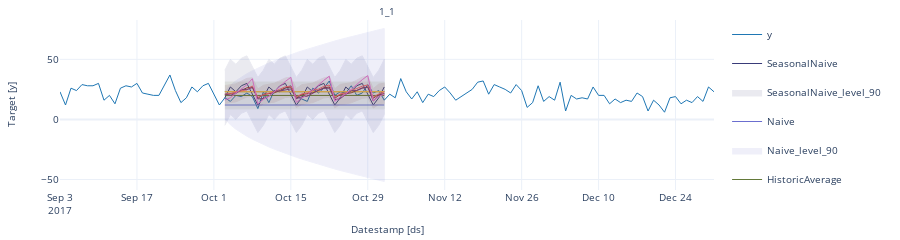
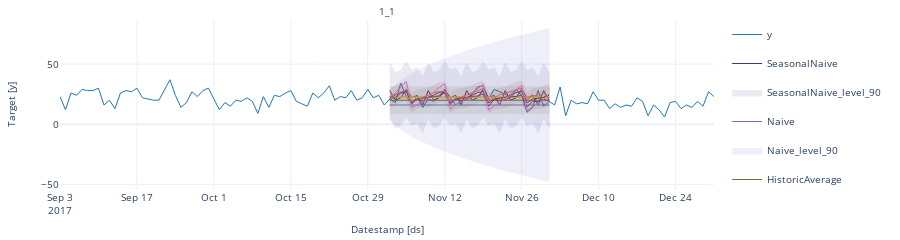
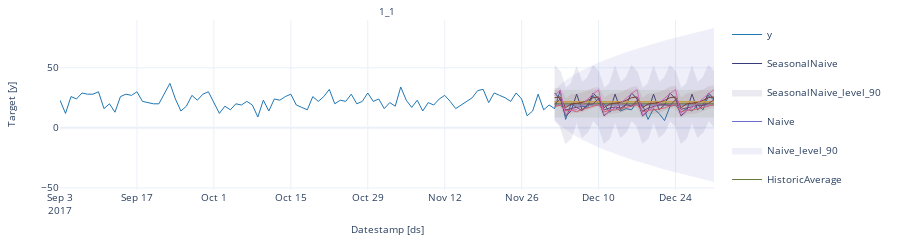

Notebook cell for these charts, in order:
### Markdown cell above
## Visualize cross validation splits for a specific unique_id

### Code cell
for cutoff in cutoffs:
    img = sf.plot(
        Y_df, 
        cv_df.query('cutoff == @cutoff').drop(columns=['y', 'cutoff']), 
        max_insample_length=30*4, 
        unique_ids=['1_1'],
    )
